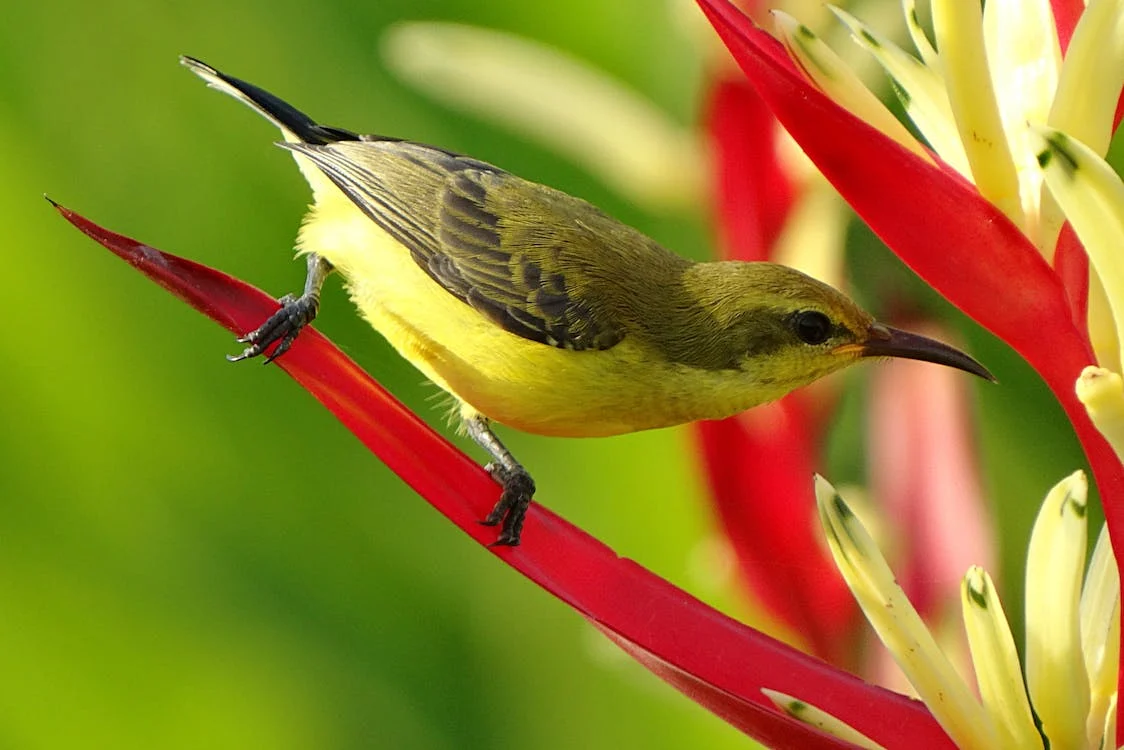
#> input picture day11/img.webp, 1124 x 750 px
$ python day10.py
#> lines starting #> are read from the running program, lines starting #| are printed output that depends on the picture
import cv2

image = cv2.imread("img.webp")
#> image is the input picture: shape (750, 1124, 3); mean B, G, R 41.7, 128.4, 147.5
resizeimage = cv2.resize(image,(500,500))
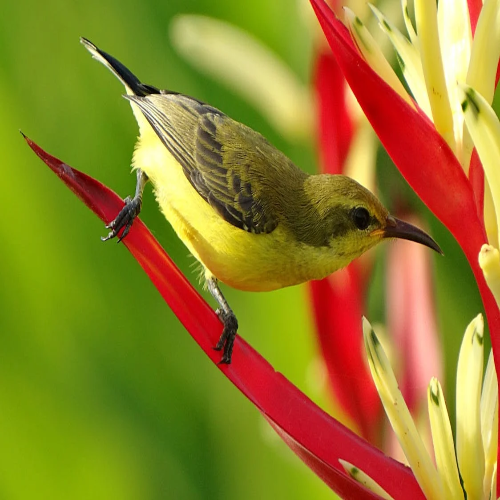
#> resizeimage: shape (500, 500, 3); mean B, G, R 41.6, 128.3, 147.5
blurimage = cv2.GaussianBlur(resizeimage,(5,5),-5)
grayimage = cv2.cvtColor(resizeimage,cv2.COLOR_BGR2GRAY)
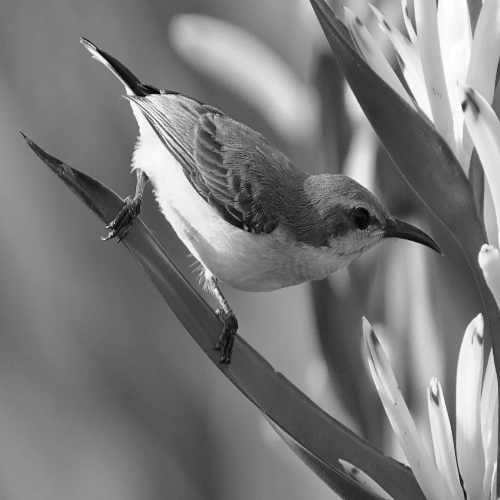
#> grayimage: shape (500, 500); min 1, max 255, mean 124.2
edges = cv2.Canny(resizeimage,threshold1=100,threshold2=200)
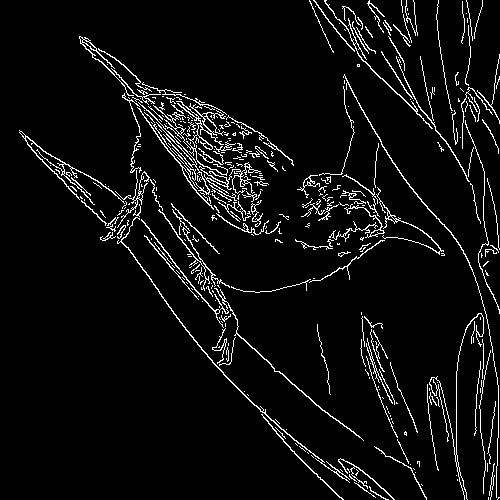
#> edges: shape (500, 500); 5.6% white in thin lines or dots
# cv2.imshow("Image",resizeimage)
# cv2.imshow("ImageB",blurimage)
# cv2.imshow("ImageG",grayimage)
cv2.imshow("ImageE",edges)
cv2.waitKey(0)
cv2.destroyAllWindows()
